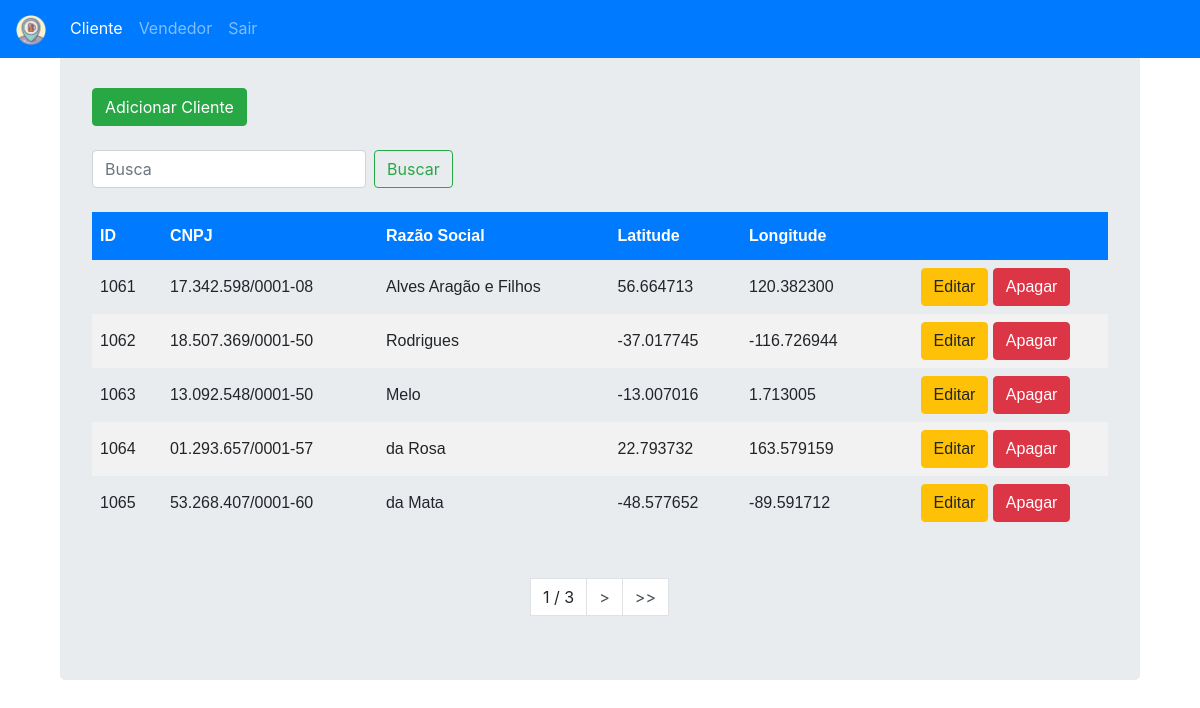
Before: /cadastros/cliente/ (signed in) with the older database file.
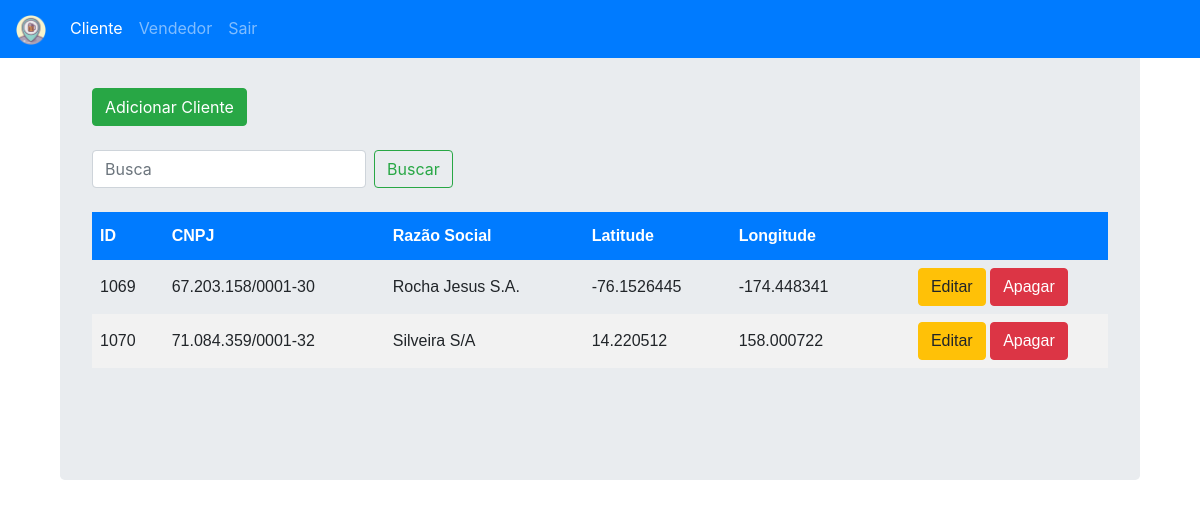
After: the same page with the newer database file.
### cadastros/models.py (models this page shows)
class Cliente(models.Model):
    cnpj = models.CharField(max_length=18)
    razao_social = models.CharField(max_length=40)
    latitude = models.CharField(max_length=12)
    longitude = models.CharField(max_length=12)
    class Meta:
        db_table = 'Clientes'

### cadastros/views.py (the view)
# urls.py: path('cliente/', views.listaCliente, name='lista-cliente'),
@login_required
def listaCliente(request):
    lista = Cliente.objects.order_by('id')
    query = request.GET.get("q")
    if query:
        lista = lista.filter(
            Q(id__icontains=query) |
            Q(cnpj__icontains=query) |
            Q(razao_social__icontains=query)
            ).distinct()
    paginator = Paginator(lista, 5) # Mostra 5 contatos por página
    try:
        page = int(request.GET.get('page', '1'))
    except ValueError:
        page = 1
    try:
        lista = paginator.page(page)
    except (EmptyPage, InvalidPage):
        lista = paginator.page(paginator.num_pages)
    return render(request, 'cadastros/lista_cliente.html', {"lista":lista})

### templates/cadastros/lista_cliente.html
{% extends "cadastros/base.html" %}
{% block body_block %}
{% include "cadastros/lista.html" with active_tab='cliente' %}
{% endblock %}

### templates/cadastros/lista.html (shortened to what this page needs)
<body>
    <div class="container">
      <div class="jumbotron">
          {% if active_tab == 'cliente' %}
          <div align="left">
            <a href="{% url 'cadastros:adicionar-cliente' %}">
                <br><button type="button" class="btn btn-success">Adicionar Cliente</button><br><br>
            </a>
          </div>
          {% else %}
          <div align="left">
            <a href="{% url 'cadastros:adicionar-vendedor' %}">
                <br><button type="button" class="btn btn-success">Adicionar Vendedor</button><br><br>
            </a>
          </div>
          {% endif %}
          <div align="right">
              <form class="form-inline my-2 my-lg-0" >
                <input class="form-control mr-sm-2" name="q" type="search" placeholder="Busca" aria-label="Search" value='{{request.GET.q}}'>
                <button class="btn btn-outline-success my-2 my-sm-0" type="submit">Buscar</button>
              </form>
          </div>
          <br>
          <div class="tabela">
          {% if lista %}
              <table>
                <thead>
                  <th>ID</th>
                  {% if active_tab == 'cliente' %}
                  <th>CNPJ</th>
                  {% else %}
                  <th>CPF</th>
                  {% endif %}
                  <th>Razão Social</th>
                  <th>Latitude</th>
                  <th>Longitude</th>
                  <th> </th>
                </thead>
                {% for acc in lista %}
                  <tr>
                    <td>{{ acc.id }} </td>
                    {% if active_tab == 'cliente' %}
                    <td>{{ acc.cnpj }}</td>
                    {% else %}
                    <td>{{ acc.cpf }}</td>
                    {% endif %}
                    <td>{{ acc.razao_social }}</td>
                    <td>{{ acc.latitude }}</td>
                    <td>{{ acc.longitude }}</td>
                    <td>
                        <div align="center">
                            <a href="editar/{{ acc.id }}"><button type="button" class="btn btn-warning">Editar</button></a>
                            <a href="apagar/{{ acc.id }}"><button type="button" class="btn btn-danger">Apagar</button></a>
                        </div>
                    </td>
                  </tr>
                {% endfor %}
            </table>
            <br><br>
            <div class="pagination justify-content-center">
                <a class="step-links">
                    {% if lista.paginator.num_pages != 1 %}
                    <a class="page-link active">{{ lista.number}} / {{lista.paginator.num_pages}}</a>
                    {% endif %}
                    {% if lista.has_next %}
                        <a class="page-link"  href="?page={{ lista.next_page_number }}{% if request.GET.q %}&q={{request.GET.q}} {% endif %}">></a>
                        <a class="page-link"  href="?page={{ lista.paginator.num_pages }}{% if request.GET.q %}&q={{request.GET.q}} {% endif %}" >>> </a>
                    {% endif %}
            </div>
          {% else %}
            <p>Não existem registros.</p>
          {% endif %}
        </div>
      </div>
    </div>
</body>

Changed rows visible on the page:
removed Cliente: id "1061", cnpj "17.342.598/0001-08", razao_social "Alves Aragão e Filhos", latitude "56.664713", longitude "120.382300"
removed Cliente: id "1062", cnpj "18.507.369/0001-50", razao_social "Rodrigues", latitude "-37.017745", longitude "-116.726944"
removed Cliente: id "1063", cnpj "13.092.548/0001-50", razao_social "Melo", latitude "-13.007016", longitude "1.713005"
removed Cliente: id "1064", cnpj "01.293.657/0001-57", razao_social "da Rosa", latitude "22.793732", longitude "163.579159"
removed Cliente: id "1065", cnpj "53.268.407/0001-60", razao_social "da Mata", latitude "-48.577652", longitude "-89.591712"
now on this page (row unchanged): Cliente: id "1069", cnpj "67.203.158/0001-30", razao_social "Rocha Jesus S.A.", latitude "-76.1526445", longitude "-174.448341"
now on this page (row unchanged): Cliente: id "1070", cnpj "71.084.359/0001-32", razao_social "Silveira S/A", latitude "14.220512", longitude "158.000722"
Other visible differences:
{{ lista.number }}: "1" → (not shown)
{{ lista.paginator.num_pages }}: "3" → (not shown)
